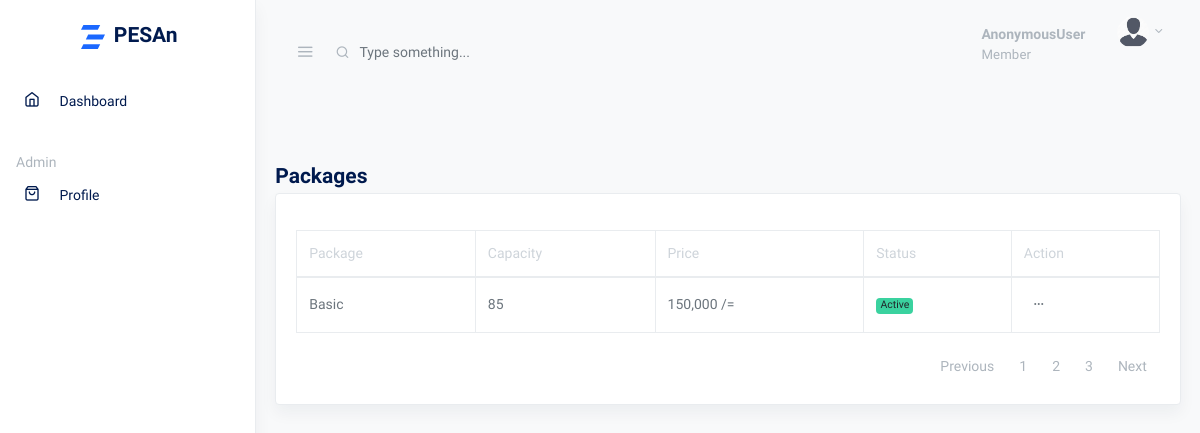
Page /packages on the earlier database version.
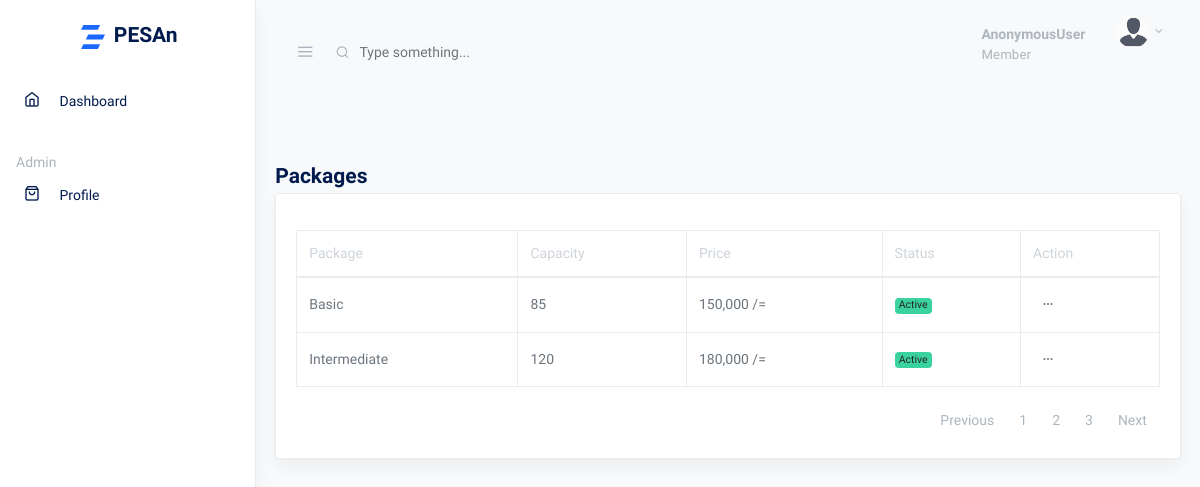
Same page on the later database version.
### core/models.py (models this page shows, shortened)
class CustomModel(models.Model):
    created_on = models.DateTimeField(auto_now_add=True)
    updated_on = models.DateTimeField(auto_now=True, null=True)
    class Meta:
        abstract = True
        ordering = ['created_on']

class Package(CustomModel):
    name = models.CharField(max_length=60, unique=True)
    capacity = models.PositiveIntegerField()
    price = models.PositiveIntegerField(validators=[MinValueValidator(120000)], help_text='The minimum package price is 120,000/= per year ')
    status = models.CharField(max_length=10, default='active')

### core/views.py (the view)
# urls.py: path('packages', PackageListView.as_view(), name='package_list'),
class PackageListView(ListView):
    model = Package
    context_object_name = 'packages'
    template_name = 'packages/list.html'

### templates/packages/list.html (shortened to what this page needs)
{% extends 'base.html' %}
{% load humanize %}
{% load static %}
{% block content %}
<div class="row">
    <div class="col-md-12 my-4">
      <h2 class="h4 mb-1">Packages</h2>
      <div class="card shadow">
        <div class="card-body">
          <table class="table table-bordered">
            <thead>
              <tr role="row">
                <th>Package</th>
                <th>Capacity</th>
                <th>Price</th>
                <th>Status</th>
                <th>Action</th>
              </tr>
            </thead>
            <tbody>
             {% for package in packages %}
             <tr>
                <td>{{package.name|title}}</td>
                <td>{{package.capacity}}</td>
                <td>{{package.price|intcomma}} /=</td>
                <td>
                    {% if package.status == 'active' %}
                    <span class="badge badge-success">Active</span>
                    {% else %}
                    <span class="badge badge-warning">Inactive</span>
                    {% endif %}
                </td>
                <td><button class="btn btn-sm dropdown-toggle more-horizontal" type="button" data-toggle="dropdown" aria-haspopup="true" aria-expanded="false">
                  </button>
                </td>
              </tr>
             {% endfor %}
            </tbody>
          </table>
          <nav aria-label="Table Paging" class="mb-0 text-muted">
            <ul class="pagination justify-content-end mb-0">
              <li class="page-item"><a class="page-link" href="#">Previous</a></li>
              <li class="page-item"><a class="page-link" href="#">1</a></li>
              <li class="page-item"><a class="page-link" href="#">2</a></li>
              <li class="page-item"><a class="page-link" href="#">3</a></li>
              <li class="page-item"><a class="page-link" href="#">Next</a></li>
            </ul>
          </nav>
        </div>
      </div>
    </div>
  </div>
{% endblock content %}

Differences in the rows shown:
added Package: name "Intermediate", capacity "120", price "180,000", status "Active"
